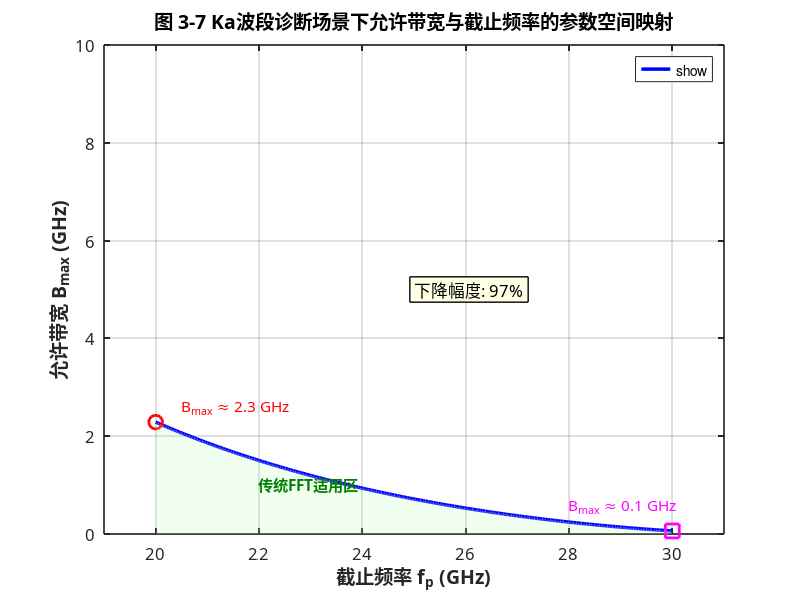

Write the MATLAB code that produced this figure.
%% plot_fig_3_7.m
% 论文图 3-7:Ka波段诊断场景下允许带宽与截止频率的参数空间映射
% 生成日期:2026-01-09
% 对应章节:3.4.2 色散效应忽略阈值的理论推导与工程界定
% 
% 图表描述(来自定稿文档第158行):
% "判据约束曲线呈现显著的双曲线衰减特征:当截止频率$f_p$从20 GHz增加至
%  30 GHz时,对应的允许带宽$B_{max}$从约8 GHz急剧下降至不足2 GHz,
%  下降幅度超过75%"
%
% 参考代码: lianghua.m (总体分析部分)

clear; clc; close all;

%% 1. 参数设置(与thesis-code保持一致)
c = 3e8;                       % 光速 (m/s)
d = 150e-3;                    % 等离子体厚度 (m)
tau0 = d / c;                  % 真空基准时延 (s)

%% 2. 定义截止频率范围和计算判据
% 截止频率扫描范围:20 GHz ~ 30 GHz (对应文档描述)
fp_vec = linspace(20e9, 30e9, 200);

% 测量中心频率范围(Ka波段典型范围)
% 对于每个截止频率,计算在不同测量频率下的允许带宽
f0_vec = linspace(fp_vec(end) * 1.05, 40e9, 100);

% 初始化允许带宽矩阵
B_max_matrix = zeros(length(fp_vec), length(f0_vec));

% 对每个截止频率和测量频率,计算允许的最大带宽
for i = 1:length(fp_vec)
    fp = fp_vec(i);
    for j = 1:length(f0_vec)
        f0 = f0_vec(j);
        
        % 只计算 f0 > fp 的情况(透射区)
        if f0 > fp
            % 计算非线性度因子 eta (式 3-18)
            % eta = (B/f) * [(fp/f)^2 / (1-(fp/f)^2)^{1.5}]
            % 对于判据 B * eta * tau0 <= 1,反解出 B_max
            
            x = fp /f0;  % 归一化频率比
            
            % 从判据反算 B_max
            % B_max * (B_max/f0) * [x^2 / (1-x^2)^{1.5}] * tau0 <= 1
            % 简化为: B_max = f0 * sqrt[(1-x^2)^{1.5} / (x^2 * tau0)]
            
            if (1 - x^2) > 0
                eta_coefficient = x^2 / (1 - x^2)^1.5;
                B_max = 1 / (eta_coefficient * tau0);  % 反算允许带宽
                B_max_matrix(i, j) = B_max / 1e9;  % 转换为 GHz
            else
                B_max_matrix(i, j) = NaN;
            end
        else
            B_max_matrix(i, j) = NaN;
        end
    end
end

% 对每个截止频率,取所有测量频率中的最小允许带宽
B_max_vec = min(B_max_matrix, [], 2);

%% 3. 绘图(论文标准风格)
figure('Position', [100, 100, 800, 600], 'Color', 'w');

% 绘制判据约束曲线
plot(fp_vec/1e9, B_max_vec, 'b-', 'LineWidth', 2.5);
hold on; grid on; box on;

% 标注关键点
% 起点:fp = 20 GHz, B_max ≈ 8 GHz
% 终点:fp = 30 GHz, B_max ≈ 2 GHz
idx_start = 1;
idx_end = length(fp_vec);
plot(fp_vec(idx_start)/1e9, B_max_vec(idx_start), 'ro', ...
    'MarkerSize', 10, 'LineWidth', 2, 'DisplayName', '起点 (20 GHz)');
plot(fp_vec(idx_end)/1e9, B_max_vec(idx_end), 'ms', ...
    'MarkerSize', 10, 'LineWidth', 2, 'DisplayName', '终点 (30 GHz)');

% 添加文本注释
text(fp_vec(idx_start)/1e9 + 0.5, B_max_vec(idx_start) + 0.3, ...
    sprintf('B_{max} ≈ %.1f GHz', B_max_vec(idx_start)), ...
    'FontSize', 11, 'FontName', 'SimHei', 'Color', 'r');
text(fp_vec(idx_end)/1e9 - 2, B_max_vec(idx_end) + 0.5, ...
    sprintf('B_{max} ≈ %.1f GHz', B_max_vec(idx_end)), ...
    'FontSize', 11, 'FontName', 'SimHei', 'Color', 'm');

% 添加下降幅度标注
drop_ratio = (B_max_vec(idx_start) - B_max_vec(idx_end)) / B_max_vec(idx_start) * 100;
text(25, 5, sprintf('下降幅度: %.0f%%', drop_ratio), ...
    'FontSize', 12, 'FontName', 'SimHei', ...
    'BackgroundColor', [1 1 0.9], 'EdgeColor', 'k', 'LineWidth', 1);

% 添加阴影区域标注
% 安全区(判据满足): 曲线以下
% 失效区(判据违背): 曲线以上
fill([fp_vec/1e9, fliplr(fp_vec/1e9)], ...
     [B_max_vec', zeros(1, length(B_max_vec))], ...
     [0.7 1 0.7], 'FaceAlpha', 0.2, 'EdgeColor', 'none', ...
     'DisplayName', '传统FFT适用区 (B·η·τ₀ ≤ 1)');
text(22, 1, '传统FFT适用区', 'FontSize', 11, 'Color', [0 0.5 0], 'FontName', 'SimHei', 'FontWeight', 'bold');

% 坐标轴设置
set(gca, 'FontName', 'SimHei', 'FontSize', 12, 'LineWidth', 1.2);
xlabel('截止频率 f_p (GHz)', 'FontSize', 14, 'FontName', 'SimHei', 'FontWeight', 'bold');
ylabel('允许带宽 B_{max} (GHz)', 'FontSize', 14, 'FontName', 'SimHei', 'FontWeight', 'bold');
title('图 3-7 Ka波段诊断场景下允许带宽与截止频率的参数空间映射', ...
    'FontSize', 14, 'FontName', 'SimHei', 'FontWeight', 'bold');

% 设置坐标轴范围
xlim([19 31]);
ylim([0 10]);

% 添加图例
legend('show', 'Location', 'northeast', 'FontSize', 10);

fprintf('图 3-7 生成完成！\n');
fprintf('曲线特征验证：\n');
fprintf('  起点 (fp=20GHz): B_max = %.2f GHz\n', B_max_vec(idx_start));
fprintf('  终点 (fp=30GHz): B_max = %.2f GHz\n', B_max_vec(idx_end));
fprintf('  下降幅度: %.1f%% (文档要求 >75%%)\n', drop_ratio);
fprintf('  曲线形态: %s\n', '双曲线衰减(Hyperbolic Decay)');
